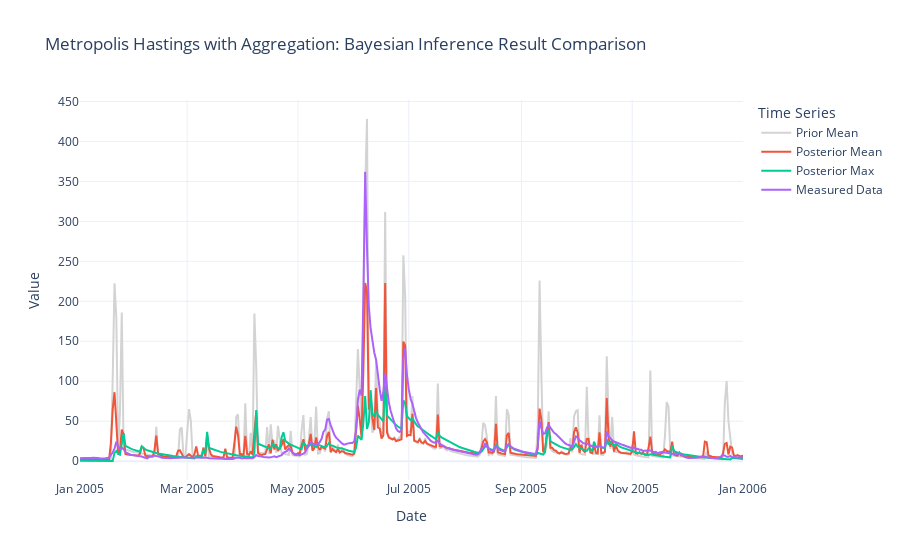

The notebook cell saved with this chart:
### Code cell
fig = go.Figure()
model.get_start_date
dates = model.get_simulation_range()
fig.add_trace(
    go.Scatter(
        x=dates,
        y=prior_means,
        mode="lines",
        name="Prior Mean",
        line=dict(color="lightgrey"),
    )
)
fig.add_trace(
    go.Scatter(x=dates, y=posterior_mean, mode="lines", name="Posterior Mean")
)
fig.add_trace(go.Scatter(x=dates, y=posterior_max, mode="lines", name="Posterior Max"))
fig.add_trace(go.Scatter(x=dates, y=measured_data, mode="lines", name="Measured Data"))

# Update layout
fig.update_layout(
    title="Metropolis Hastings with Aggregation: Bayesian Inference Result Comparison",
    xaxis_title="Date",
    yaxis_title="Value",
    legend_title="Time Series",
    hovermode="x unified",
    template="plotly_white",
)

fig.show()

### Figure 1 — Plotly figure (JSON) as saved in the notebook; plotly's stock layout.template omitted (floating-point values rounded to 4 significant figures; data arrays with more than 128 entries replaced by an {"elided": "..."} marker saying what was removed)
{"data": [{"line": {"color": "lightgrey"}, "mode": "lines", "name": "Prior Mean", "type": "scatter", "x": {"elided": "366 str values"}, "y": {"elided": "366 float values"}}, {"mode": "lines", "name": "Posterior Mean", "type": "scatter", "x": {"elided": "366 str values"}, "y": {"elided": "366 float values"}}, {"mode": "lines", "name": "Posterior Max", "type": "scatter", "x": {"elided": "366 str values"}, "y": {"elided": "366 float values"}}, {"mode": "lines", "name": "Measured Data", "type": "scatter", "x": {"elided": "366 str values"}, "y": {"elided": "366 float values"}}], "layout": {"hovermode": "x unified", "legend": {"title": {"text": "Time Series"}}, "title": {"text": "Metropolis Hastings with Aggregation: Bayesian Inference Result Comparison"}, "xaxis": {"title": {"text": "Date"}}, "yaxis": {"title": {"text": "Value"}}}}
